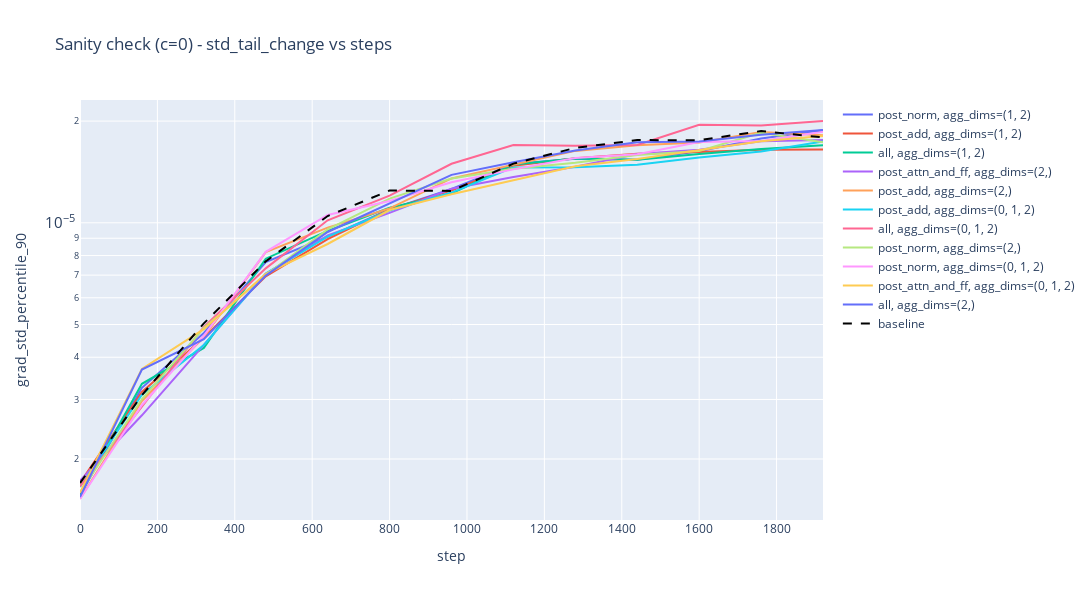

Here is the notebook cell this chart was saved with:
### Code cell
std_sanity_check_df_optimal_lr = std_sanity_check_df[std_sanity_check_df['lr'] == 1e-3].copy()
std_sanity_check_df_optimal_lr['steps'] = std_sanity_check_df_optimal_lr['sys/id'].apply(partial(get_run_mean_grad_std_steps, series_cache=series_cache))
std_sanity_check_df_optimal_lr[STD_TAIL_KEY] = std_sanity_check_df_optimal_lr['sys/id'].apply(partial(get_run_std_quantile_series, series_cache=series_cache, q=0.9))
std_sanity_check_df_optimal_lr['color'] = std_sanity_check_df_optimal_lr['placement'] + ", agg_dims=" + std_sanity_check_df_optimal_lr['norm_dims']
#std_sanity_check_df_optimal_lr = std_sanity_check_df_optimal_lr.groupby('placement').agg(AGG_STD_DICT).reset_index()

fig = common_plot_nested_list(std_sanity_check_df_optimal_lr, color='color', x="steps", y=STD_TAIL_KEY, title="Sanity check (c=0) - std_tail_change vs steps", trace=baseline_grad_norm_std_short)
fig.update_layout(
    xaxis = dict(title='step'),
    yaxis = dict(title='grad_std_percentile_90'),
    autosize=False,
    width=1600,
    height=600,
)
fig.show()

### Figure 1 — Plotly figure (JSON) as saved in the notebook; plotly's stock layout.template omitted (floating-point values rounded to 4 significant figures)
{"data": [{"hovertext": "post_norm, agg_dims=(1, 2)", "mode": "lines", "name": "post_norm, agg_dims=(1, 2)", "type": "scatter", "x": [0, 160, 320, 480, 640, 800, 960, 1120, 1280, 1440, 1600, 1760, 1920], "y": [1.563e-06, 3.247e-06, 4.721e-06, 7.657e-06, 9.09e-06, 1.095e-05, 1.26e-05, 1.494e-05, 1.548e-05, 1.536e-05, 1.629e-05, 1.777e-05, 1.879e-05]}, {"hovertext": "post_add, agg_dims=(1, 2)", "mode": "lines", "name": "post_add, agg_dims=(1, 2)", "type": "scatter", "x": [0, 160, 320, 480, 640, 800, 960, 1120, 1280, 1440, 1600, 1760, 1920], "y": [1.699e-06, 3.157e-06, 4.567e-06, 6.941e-06, 8.949e-06, 1.098e-05, 1.246e-05, 1.476e-05, 1.552e-05, 1.6e-05, 1.621e-05, 1.646e-05, 1.649e-05]}, {"hovertext": "all, agg_dims=(1, 2)", "mode": "lines", "name": "all, agg_dims=(1, 2)", "type": "scatter", "x": [0, 160, 320, 480, 640, 800, 960, 1120, 1280, 1440, 1600, 1760, 1920], "y": [1.565e-06, 3.338e-06, 4.263e-06, 7.831e-06, 9.46e-06, 1.109e-05, 1.22e-05, 1.489e-05, 1.55e-05, 1.538e-05, 1.599e-05, 1.652e-05, 1.698e-05]}, {"hovertext": "post_attn_and_ff, agg_dims=(2,)", "mode": "lines", "name": "post_attn_and_ff, agg_dims=(2,)", "type": "scatter", "x": [0, 160, 320, 480, 640, 800, 960, 1120, 1280, 1440, 1600, 1760, 1920], "y": [1.725e-06, 2.693e-06, 4.353e-06, 7.065e-06, 9.181e-06, 1.07e-05, 1.261e-05, 1.366e-05, 1.465e-05, 1.599e-05, 1.645e-05, 1.742e-05, 1.758e-05]}, {"hovertext": "post_add, agg_dims=(2,)", "mode": "lines", "name": "post_add, agg_dims=(2,)", "type": "scatter", "x": [0, 160, 320, 480, 640, 800, 960, 1120, 1280, 1440, 1600, 1760, 1920], "y": [1.525e-06, 2.97e-06, 4.592e-06, 8.19e-06, 9.676e-06, 1.104e-05, 1.353e-05, 1.483e-05, 1.632e-05, 1.695e-05, 1.729e-05, 1.858e-05, 1.817e-05]}, {"hovertext": "post_add, agg_dims=(0, 1, 2)", "mode": "lines", "name": "post_add, agg_dims=(0, 1, 2)", "type": "scatter", "x": [0, 160, 320, 480, 640, 800, 960, 1120, 1280, 1440, 1600, 1760, 1920], "y": [1.653e-06, 3.1e-06, 4.349e-06, 7.077e-06, 9.105e-06, 1.088e-05, 1.229e-05, 1.459e-05, 1.461e-05, 1.486e-05, 1.561e-05, 1.625e-05, 1.742e-05]}, {"hovertext": "all, agg_dims=(0, 1, 2)", "mode": "lines", "name": "all, agg_dims=(0, 1, 2)", "type": "scatter", "x": [0, 160, 320, 480, 640, 800, 960, 1120, 1280, 1440, 1600, 1760, 1920], "y": [1.659e-06, 2.847e-06, 4.918e-06, 7.33e-06, 1.017e-05, 1.203e-05, 1.496e-05, 1.699e-05, 1.69e-05, 1.7e-05, 1.951e-05, 1.942e-05, 2.001e-05]}, {"hovertext": "post_norm, agg_dims=(2,)", "mode": "lines", "name": "post_norm, agg_dims=(2,)", "type": "scatter", "x": [0, 160, 320, 480, 640, 800, 960, 1120, 1280, 1440, 1600, 1760, 1920], "y": [1.591e-06, 3.01e-06, 4.884e-06, 7.015e-06, 9.558e-06, 1.179e-05, 1.352e-05, 1.445e-05, 1.505e-05, 1.588e-05, 1.631e-05, 1.848e-05, 1.732e-05]}, {"hovertext": "post_norm, agg_dims=(0, 1, 2)", "mode": "lines", "name": "post_norm, agg_dims=(0, 1, 2)", "type": "scatter", "x": [0, 160, 320, 480, 640, 800, 960, 1120, 1280, 1440, 1600, 1760, 1920], "y": [1.522e-06, 2.89e-06, 4.63e-06, 8.204e-06, 1.055e-05, 1.16e-05, 1.318e-05, 1.439e-05, 1.556e-05, 1.594e-05, 1.734e-05, 1.745e-05, 1.858e-05]}, {"hovertext": "post_attn_and_ff, agg_dims=(0, 1, 2)", "mode": "lines", "name": "post_attn_and_ff, agg_dims=(0, 1, 2)", "type": "scatter", "x": [0, 160, 320, 480, 640, 800, 960, 1120, 1280, 1440, 1600, 1760, 1920], "y": [1.588e-06, 3.694e-06, 4.846e-06, 7.057e-06, 8.655e-06, 1.091e-05, 1.215e-05, 1.337e-05, 1.469e-05, 1.544e-05, 1.641e-05, 1.744e-05, 1.807e-05]}, {"hovertext": "all, agg_dims=(2,)", "mode": "lines", "name": "all, agg_dims=(2,)", "type": "scatter", "x": [0, 160, 320, 480, 640, 800, 960, 1120, 1280, 1440, 1600, 1760, 1920], "y": [1.542e-06, 3.68e-06, 4.527e-06, 6.977e-06, 9.395e-06, 1.143e-05, 1.387e-05, 1.51e-05, 1.636e-05, 1.73e-05, 1.739e-05, 1.821e-05, 1.883e-05]}, {"line": {"color": "black", "dash": "dash", "width": 2}, "mode": "lines", "name": "baseline", "type": "scatter", "x": [0, 160, 320, 480, 640, 800, 960, 1120, 1280, 1440, 1600, 1760, 1920], "y": [1.697e-06, 3.091e-06, 5.038e-06, 7.689e-06, 1.047e-05, 1.246e-05, 1.243e-05, 1.497e-05, 1.666e-05, 1.757e-05, 1.755e-05, 1.869e-05, 1.789e-05]}], "layout": {"autosize": false, "height": 600, "title": {"text": "Sanity check (c=0) - std_tail_change vs steps"}, "width": 1600, "xaxis": {"title": {"text": "step"}}, "yaxis": {"exponentformat": "power", "showexponent": "all", "title": {"text": "grad_std_percentile_90"}, "type": "log"}}}
